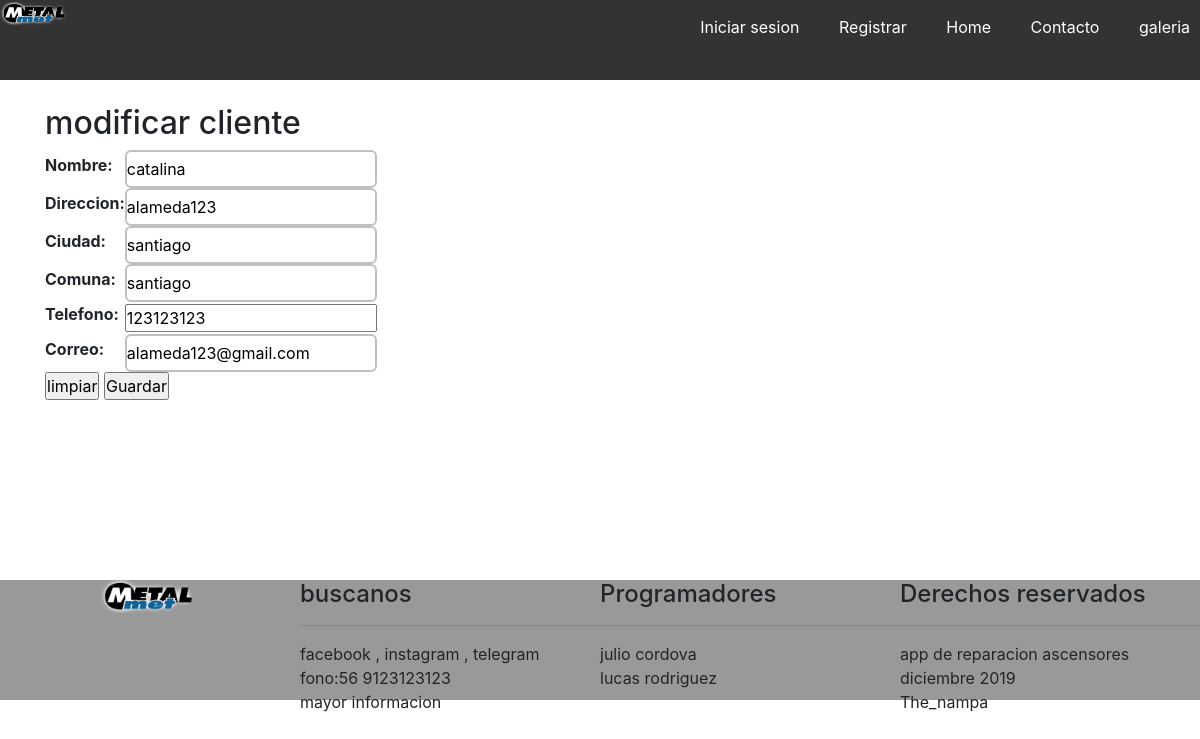
Page /modificar-cliente/3/ on the committed database.
### core/models.py (models this page shows, shortened)
class Cliente(models.Model):
    nombre = models.CharField(max_length=50)
    direccion = models.CharField(max_length=100)
    ciudad = models.CharField(max_length=50)
    comuna = models.CharField(max_length=50)
    telefono = models.IntegerField()
    correo = models.CharField(max_length=70)

### core/views.py (the view)
# urls.py: path('modificar-cliente/<id>/',modificar_cliente, name="modificar_cliente"),
def modificar_cliente(request, id):
    cliente = Cliente.objects.get(id=id)
    data = {
        'form':ClienteForm(instance=cliente)
    }
    if request.method == 'POST':
        formulario = ClienteForm(data=request.POST,instance=cliente)
        if formulario.is_valid():
            formulario.save()
            data['mensaje'] = "Modificado correctamente"
            data['form'] = formulario
    return render(request, 'core/modificar_cliente.html',data)

### core/forms.py
class ClienteForm(ModelForm):
    nombre = forms.CharField(min_length=6 , max_length=25)
    class Meta:
        model = Cliente
        fields =  ['nombre','direccion','ciudad','comuna','telefono','correo']

### core/templates/core/modificar_cliente.html (shortened to what this page needs)
{% extends 'core/base.html' %}
{% block contenido %}
<h2>modificar cliente  </h2>
<form action="" method="POST">
    <table>
        {{ form.as_table }}
    </table>
    <input type="reset" value="limpiar">
    <input type="submit" value="Guardar">
</form>
{% endblock %}

### core/static/core/css/estilos.css (style rules this page uses)
* { margin:0; padding: 0; }
body { background-color:rgb(219, 219, 219); font-family: fantasy; }
label { display: block; }
input[type=text], input[type=email], textarea { border: 2px solid silver; padding:5px 0; border-radius: 6px; }

### rows in the picture
Cliente: nombre "catalina", direccion "alameda123", ciudad "santiago", comuna "santiago", telefono "123123123", correo "alameda123@gmail.com"
